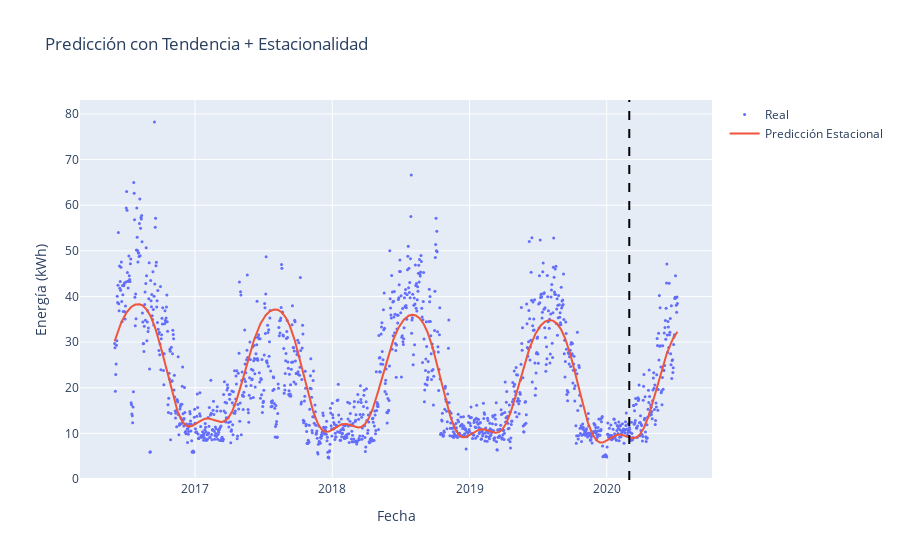

Notebook cell for this chart:
### Markdown cell above
Notamos un claro comportamiento estacional, en donde en los meses de Julio aumenta el error y disminuye en los meses de Enero

### Code cell
# 4. Pipeline con Estacionalidad

from sklearn.base import BaseEstimator, TransformerMixin

class TimeTransformer(BaseEstimator, TransformerMixin):
    def __init__(self, n=4, p=365):
        self.n = n
        self.p = p
        self.init_date = None

    def fit(self, X, y=None):
        # Guardar la fecha inicial para calcular la tendencia
        self.init_date = X['date'].iloc[0]
        return self

    def transform(self, X):
        X = X[['date']].copy()
        assert self.init_date is not None, "You must call fit() first"

        # Tendencia: días desde la fecha inicial
        X['trend'] = (X['date'] - self.init_date).dt.days

        # Términos de Fourier para modelar estacionalidad
        for k in range(1, self.n + 1):
            X[f'sin_{k}'] = np.sin(2 * np.pi * k * X['trend'] / self.p)
            X[f'cos_{k}'] = np.cos(2 * np.pi * k * X['trend'] / self.p)

        return X.drop(columns='date')


P = 365.25  # Periodo anual
n = 3       # Número de términos de Fourier

Pipeline_seasonal = Pipeline([
    ('fourier', TimeTransformer(n=n, p=P)),
    ('reg', LinearRegression())
])

# 5. Entrenamiento y predicción
Pipeline_seasonal.fit(X_train, y_train)
y_pred_train = Pipeline_seasonal.predict(X_train)
y_pred_test = Pipeline_seasonal.predict(X_test)
y_pred_all = Pipeline_seasonal.predict(X_all)

mae_train = mean_absolute_error(y_train, y_pred_train)
mae_test = mean_absolute_error(y_test, y_pred_test)

print(f'MAE en entrenamiento: {mae_train:.2f} kWh')
print(f'MAE en test: {mae_test:.2f} kWh')

fig = go.Figure()
fig.add_trace(go.Scatter(x=df['date'], y=y_all, mode='markers', name='Real', marker=dict(size=3)))
fig.add_trace(go.Scatter(x=df['date'], y=y_pred_all, mode='lines', name='Predicción Estacional'))
fig.add_vline(x=split_date, line_dash="dash", line_color="black")
fig.update_layout(title='Predicción con Tendencia + Estacionalidad',
                  xaxis_title='Fecha',
                  yaxis_title='Energía (kWh)')
fig.show()

### Figure 1 — Plotly figure (JSON) as saved in the notebook; plotly's stock layout.template omitted (floating-point values rounded to 4 significant figures; data arrays with more than 128 entries replaced by an {"elided": "..."} marker saying what was removed)
{"data": [{"marker": {"size": 3}, "mode": "markers", "name": "Real", "type": "scatter", "x": {"elided": "1498 str values"}, "y": {"elided": "1498 float values"}}, {"mode": "lines", "name": "Predicción Estacional", "type": "scatter", "x": {"elided": "1498 str values"}, "y": {"elided": "1498 float values"}}], "layout": {"shapes": [{"line": {"color": "black", "dash": "dash"}, "type": "line", "x0": "2020-03-01T00:00:00", "x1": "2020-03-01T00:00:00", "xref": "x", "y0": 0, "y1": 1, "yref": "y domain"}], "title": {"text": "Predicción con Tendencia + Estacionalidad"}, "xaxis": {"title": {"text": "Fecha"}}, "yaxis": {"title": {"text": "Energía (kWh)"}}}}
